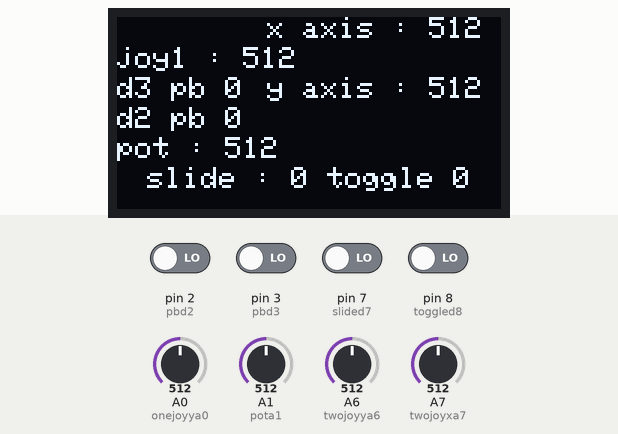
This sketch was run on a simulated Arduino Nano, built with avr-gcc and run on an emulated ATmega328P. Shown: 128×64 one-colour display. The test bench sets the inputs (shaded band); at power-on: pin 2 (pbd2), pin 3 (pbd3), pin 7 (slided7), pin 8 (toggled8) LOW, A0 (onejoyya0) = 512, A1 (pota1) = 512, A6 (twojoyya6) = 512, A7 (twojoyxa7) = 512. No radio packets arrive unless stated.

Above: at 1.3 s.
1.4 s: A0 (onejoyya0) set to 716
At 1.7 s:
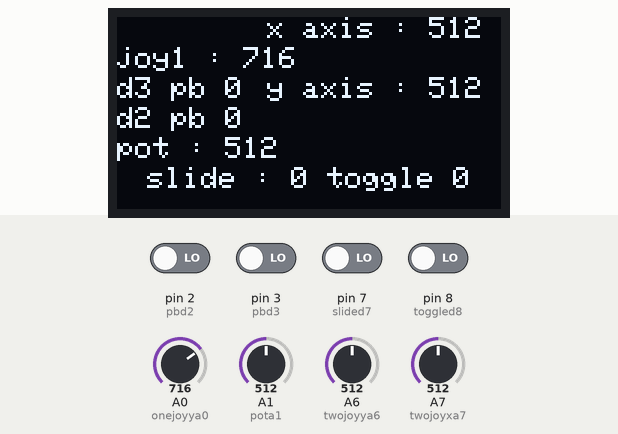
4.3 s: A1 (pota1) set to 716
At 4.94 s:
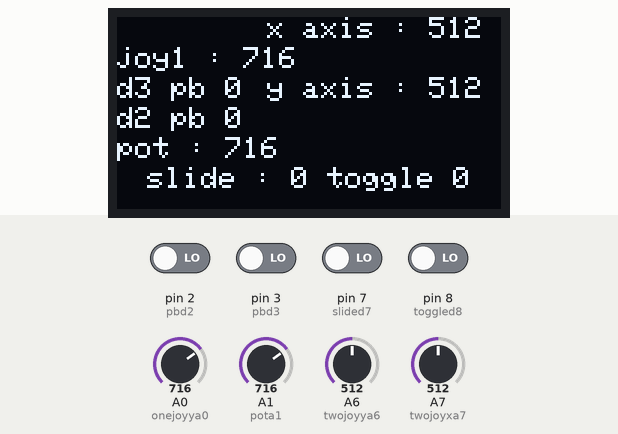
6.2 s: A6 (twojoyya6) set to 716
At 6.79 s:
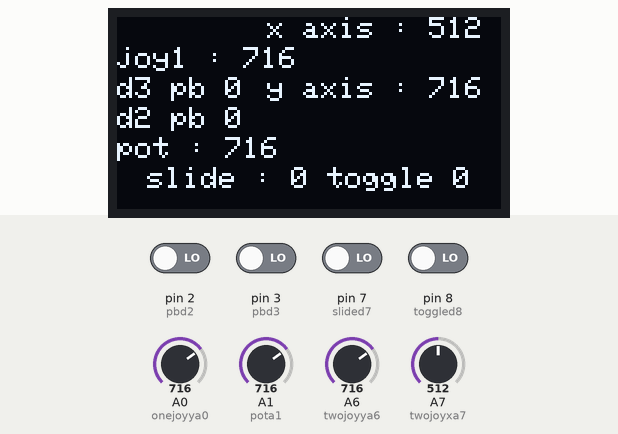
8.0 s: A7 (twojoyxa7) set to 716
At 8.64 s:
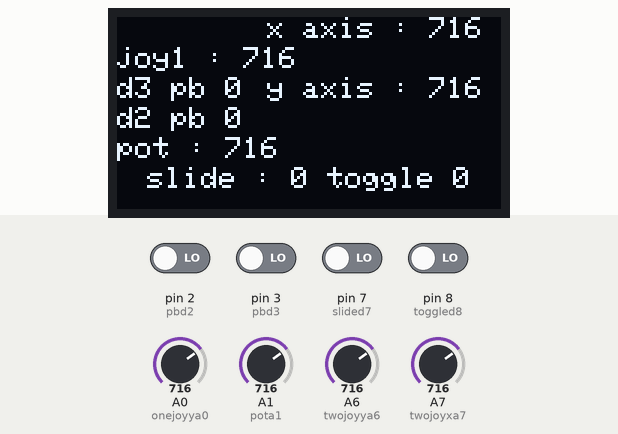
9.9 s: pin 2 (pbd2) driven HIGH
At 10.5 s:
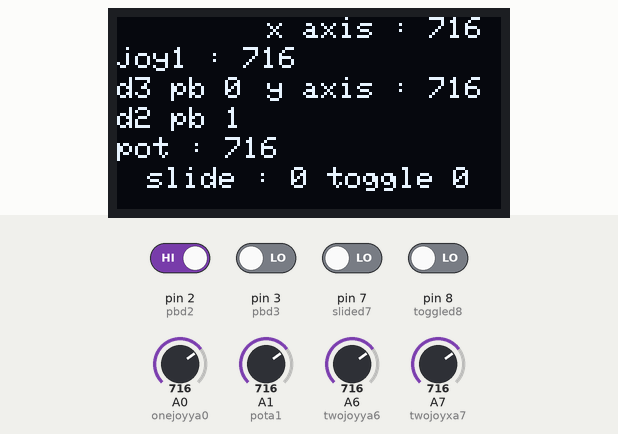
11.7 s: pin 3 (pbd3) driven HIGH
At 12.35 s:
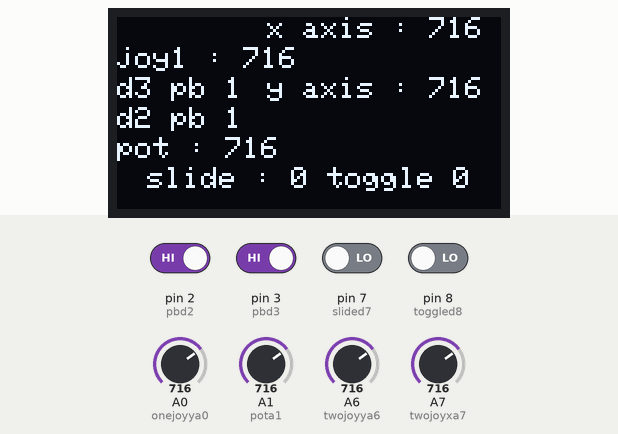
Timing chart, 0 to 14.6 s (numbered marks = the images above; inputs shaded):
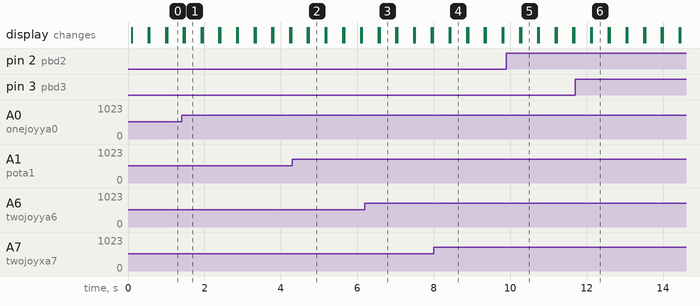

The sketch:

rc_controller_first_version.ino
```cpp
#include "SPI.h"              // SPI kütüphanesini ekliyoruz
 #include "Wire.h"             // Wire kütüphanesini ekliyoruz
 #include "Adafruit_SSD1306.h" // Adafruit'in SSD1306 kütüphanesini ekliyoruz
 #include <nRF24L01.h>         //nRF24L01 kütüphanesini ekliyoruz
 #include <RF24.h>             //RF24 kütüphanesini ekliyoruz

//pinleri const ile sabitliyoruz
const byte pbd2 = 2;
const byte pbd3 = 3;
const byte slided7 = 7;
const byte toggled8 = 8;
const byte onejoyya0 = A0;
const byte pota1 = A1;
const byte twojoyya6 = A6;
const byte twojoyxa7 = A7;
const byte CE_pind10 = 10;
const byte CSN_pind9 = 9;

bool pushbuttond2_state = false; //sol alttaki bastırmalı buton için
bool pushbuttond3_state = false; //sol üstteki bastırmalı buton için
bool slideswitch_state = false; //kaydırmalı buton için
bool toogleswitch_state = false; //çubulu buton için
int potansiyo_state = 0; //gerilim bölücü için
int joystick1_state = 0; //tek eksenli eğlence çubuğu için
int joystick2x_state = 0; //iki eksenli eğlence çubuğunun yatay ekseni için
int joystick2y_state = 0; //iki eksenli eğlence çubuğunun dikey ekseni için
int digital_nrf_ = 0;

int genislik = 128; // OLED ekran genişliği (piksel olarak)
int yukseklik = 64; // OLED ekran yüksekliği (piksel olarak)
int adres = 0x3C;   // 128x64 için 0x3C (bazı modüllerde 0x3D)

Adafruit_SSD1306 ekran(genislik, yukseklik, &Wire); // Kütüphaneyi tanımlıyoruz
RF24 radio(CE_pind10 , CSN_pind9);//nrf için pinleri belirle
//nrf için paket hazırlama
const byte address[6] = "00371";
const byte boyut = 5;
int datas[boyut];

void digitalpin();
void analog();
void digital();
void digital_nrf();
void manage_displayer();
void prepare_delivery();

void setup() {
  ekran.begin(SSD1306_SWITCHCAPVCC, adres);         // ekran için Kütüphaneyi başlatıyoruz
  digitalpin();
  radio.begin();
    radio.openWritingPipe(address);//set the address
    radio.stopListening();//Set module as transmitter

}

void loop() {
  ekran.clearDisplay();        // Ekranı temizleyelim
  ekran.display();             // Ekranı görüntüleyelim
  analog();                    // Analog input verilerini topla
  digital();                   // Dijital input verilerini topla

  manage_displayer();          // Ekrana verileri yazdır
  prepare_delivery();          // Nrf ile gönderilecek verileri hazırla

}

void digitalpin(){
  pinMode(pbd2,INPUT);
  pinMode(pbd3,INPUT);
  pinMode(slided7,INPUT);
  pinMode(toggled8,INPUT);
}

void analog(){
  joystick1_state = analogRead(onejoyya0);
  potansiyo_state = analogRead(pota1);
  joystick2x_state = analogRead(twojoyxa7);
  joystick2y_state = analogRead(twojoyya6);
}

void digital(){
  pushbuttond2_state = digitalRead(pbd2); //sol alttaki bastırmalı buton verisini almak için
  pushbuttond3_state = digitalRead(pbd3); //sol üstteki bastırmalı buton verisini almak için
  slideswitch_state = digitalRead(slided7); //kaydırmalı buton verisini almak için
  toogleswitch_state = digitalRead(toggled8); //çubuklu buton verisini almak için
  digital_nrf();
}

void digital_nrf(){
  digital_nrf_ = pushbuttond2_state; //digital_nrf_ = digital_nrf_ <<
  digital_nrf_ = digital_nrf_ << 1 ;
  digital_nrf_ = digital_nrf_ + pushbuttond3_state;
  digital_nrf_ = digital_nrf_ << 1 ;
  digital_nrf_ = digital_nrf_ + slideswitch_state;
  digital_nrf_ = digital_nrf_ << 1 ;
  digital_nrf_ = digital_nrf_ + toogleswitch_state;
}

void manage_displayer(){
  ekran.clearDisplay();
  ekran.setTextSize(1); // Yazı boyutu
  ekran.setTextColor(SSD1306_WHITE);
  ekran.clearDisplay();
  ekran.setCursor(0, 10); // Başlangıç konumu(yatay,dikey)
  ekran.print("joy1 : ");//tek yönlü eğlence çubuğu
  ekran.println(joystick1_state);//tek yönlü eğlence çubuğu

  ekran.setCursor(0, 20); // Başlangıç konumu(yatay,dikey)//////////buton hıgh olarak göstermiyor (arasıra gösteriyor)
  ekran.print("d3 pb ");
  ekran.println( pushbuttond3_state);

  ekran.setCursor(0, 30); // Başlangıç konumu(yatay,dikey)//////////buton hıgh olarak göstermiyor (arasıra gösteriyor)
  ekran.print("d2 pb ");
  ekran.println( pushbuttond2_state);

  ekran.setCursor(0, 40); // Başlangıç konumu(yatay,dikey)
  ekran.print("pot : ");
  ekran.println( potansiyo_state ); //ekran.println( potansiyo_state , HEX ); 16 bitlik yazdırabiliyoruz

  ekran.setCursor(10, 50); // Başlangıç konumu(yatay,dikey)
  ekran.print("slide : ");
  ekran.println( slideswitch_state);


  ekran.setCursor(70, 50); // Başlangıç konumu(yatay,dikey)
  ekran.print("toggle ");
  ekran.println( toogleswitch_state);
  /*
  ekran.setCursor(50, 30); // Başlangıç konumu(yatay,dikey)
  ekran.print("");
  ekran.println( potansiyo_state , BIN );
  */
  ekran.setCursor(50, 0); // Başlangıç konumu(yatay,dikey)
  ekran.print("x axis : ");
  ekran.println(joystick2x_state);

  ekran.setCursor(50, 20); // Başlangıç konumu(yatay,dikey)
  ekran.print("y axis : ");
  ekran.println(joystick2y_state);

  ekran.display();
  delay(400);

}


void prepare_delivery(){
  datas[0] =joystick1_state; //map( joystick1_state , 0 , 1023 , 0 , 1023 ); //kamera ileri geri servo
  datas[1] = potansiyo_state; //map( potansiyo_state , 0 , 1023 , 0 , 1023 ); //kamera sağsol
  datas[2] = 1023-joystick2x_state; //map( joystick2x_state , 0 , 1023 , 1023 , 0 ); //sağsol
  datas[3] = 1023-joystick2y_state; //map( joystick2y_state , 0 , 1023 , 1023 , 0 ); //ileri geri
  datas[4] = digital_nrf_;


  radio.write(&datas , sizeof(datas) );
}
```

Measured:
- after the input at 1.4 s, the display: first differs from a run without the input after 0.09 s (image 1)
- after the input at 4.3 s, the display: first differs from a run without the input after 0.43 s (image 2)
- after the input at 6.2 s, the display: first differs from a run without the input after 0.38 s (image 3)
- after the input at 8.0 s, the display: first differs from a run without the input after 0.43 s (image 4)
- after the input at 9.9 s, the display: first differs from a run without the input after 0.39 s (image 5)
- after the input at 11.7 s, the display: first differs from a run without the input after 0.44 s (image 6)
- what the display in image 1 shows lasts 0.4 s, from 1.5 s to 1.9 s
